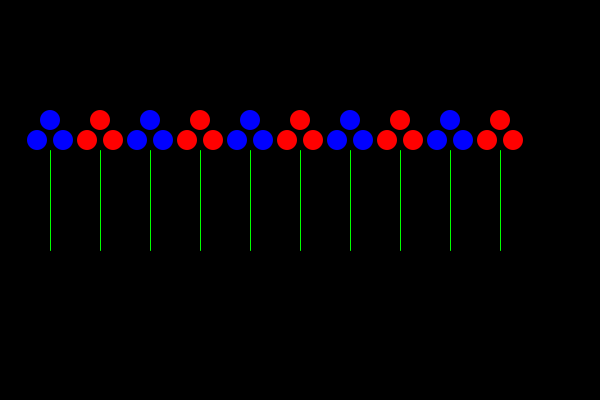
Frame 1 (no input)
Frame 60 (the mouse pressed at the canvas centre just before this capture): identical to frame 1, image omitted
Frame 120 (the mouse held since frame 60 and released just before this capture): identical to frame 1, image omitted

The Processing sketch that drew this single still picture (run headless with seeded random() and noise(); from frame 60 on, the mouse is pressed at the canvas centre):

// Processing sketch: flower
// ── flower.pde
void setup(){
  size(600, 400);
}

void draw(){
  background(0);
  for (int i = 1; i <= 10; i++){
  flower(50*i, 150, i);
  }
}

void flower(int x, int y, int c){
  if (c%2 == 0){
    fill(255, 0, 0);
  }
  else {
    fill(0, 0, 255);
  }
  noStroke();
  ellipse(x+13, y-10, 20, 20);
  ellipse(x, y-30, 20, 20);
  ellipse(x-13, y-10, 20, 20);
  stroke(0, 255, 0);
  line(x, y, x, y+100);
}
